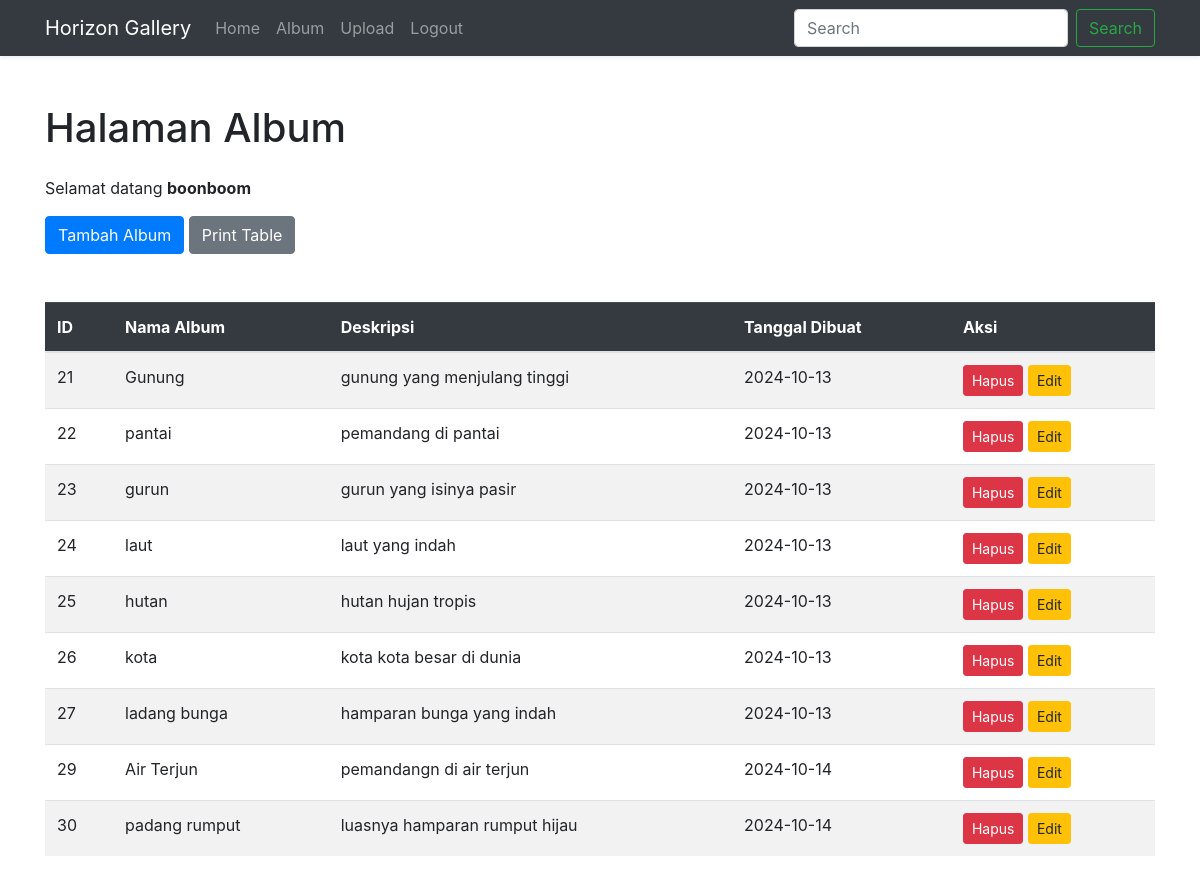
The page /album2.php (signed in) on the database its author committed.
### tables this page shows
CREATE TABLE `album` (
  `albumid` int(11) NOT NULL,
  `namaalbum` varchar(255) NOT NULL,
  `deskripsi` text NOT NULL,
  `tanggaldibuat` date NOT NULL,
  `userid` int(11) NOT NULL
);

### album2.php (the view, shortened to what this page needs)
<!DOCTYPE html>
<html lang="en">
<head>
    <link rel="stylesheet" href="https://stackpath.bootstrapcdn.com/bootstrap/4.5.2/css/bootstrap.min.css">
</head>
<body>
    <nav class="navbar navbar-expand-lg navbar-dark bg-dark shadow-sm">
        <div class="container">
            <a class="navbar-brand" href="home.php">Horizon Gallery</a>
            <div class="collapse navbar-collapse" id="navbarNav">
                <ul class="navbar-nav mr-auto">
                    <li class="nav-item">
                        <a class="nav-link" href="home.php">Home</a>
                    </li>
                    <li class="nav-item">
                        <a class="nav-link" href="<?php echo ($_SESSION['role'] === 'admin') ? 'album2.php' : 'album.php'; ?>">Album</a>
                    </li>
                    <li class="nav-item">
                        <a class="nav-link" href="<?php echo ($_SESSION['role'] === 'admin') ? 'foto2.php' : 'foto.php'; ?>">Upload</a>
                    </li>
                    <li class="nav-item">
                        <a class="nav-link" href="logout.php" onclick="return confirmLogout()">Logout</a>
                    </li>
                </ul>
                <form class="form-inline my-2 my-lg-0" method="POST" action="album2.php">
                    <input class="form-control mr-sm-2" type="search" name="keyword" placeholder="Search" aria-label="Search">
                    <button class="btn btn-outline-success my-2 my-sm-0" type="submit">Search</button>
                </form>
            </div>
        </div>
    </nav>
    <div class="container mt-5">
        <h1 class="mb-4">Halaman Album</h1>
        <p>Selamat datang <b><?= $_SESSION['namalengkap'] ?></b></p>
        <a href="plusalbum.php" class="btn btn-primary mb-4">Tambah Album</a>
        <button class="btn btn-secondary mb-4" onclick="window.print()">Print Table</button>
        <table class="table table-striped mt-4">
            <thead class="table-dark">
                <tr>
                    <th>ID</th>
                    <th>Nama Album</th>
                    <th>Deskripsi</th>
                    <th>Tanggal Dibuat</th>
                    <th>Aksi</th>
                </tr>
            </thead>
            <tbody>
                <?php
                include "koneksi.php";
                $keyword = "";
                if (!empty($keyword)) {
                    $sql = mysqli_query($conn, "SELECT * FROM album WHERE (namaalbum LIKE '%$keyword%' OR deskripsi LIKE '%$keyword%' OR albumid LIKE '%$keyword%')");
                } else {
                    $sql = mysqli_query($conn, "SELECT * FROM album");
                }
                while ($data = mysqli_fetch_array($sql)) {
                ?>
                    <tr>
                        <td><?= $data['albumid'] ?></td>
                        <td><?= $data['namaalbum'] ?></td>
                        <td><?= $data['deskripsi'] ?></td>
                        <td><?= $data['tanggaldibuat'] ?></td>
                        <td>
                            <a href="hapus_album2.php?albumid=<?= $data['albumid'] ?>"
                            class="btn btn-danger btn-sm"
                            onclick="return confirm('Apakah Anda yakin ingin menghapus album ini?')">Hapus</a>
                            <a href="edit_album.php?albumid=<?= $data['albumid'] ?>" class="btn btn-warning btn-sm">Edit</a>
                        </td>
                    </tr>
                <?php
                }
                ?>
            </tbody>
        </table>
    </div>
</body>
</html>

### rows shown on the page
album: albumid "21", namaalbum "Gunung", deskripsi "gunung yang menjulang tinggi", tanggaldibuat "2024-10-13"
album: albumid "22", namaalbum "pantai", deskripsi "pemandang di pantai", tanggaldibuat "2024-10-13"
album: albumid "23", namaalbum "gurun", deskripsi "gurun yang isinya pasir", tanggaldibuat "2024-10-13"
album: albumid "24", namaalbum "laut", deskripsi "laut yang indah", tanggaldibuat "2024-10-13"
album: albumid "25", namaalbum "hutan", deskripsi "hutan hujan tropis", tanggaldibuat "2024-10-13"
album: albumid "26", namaalbum "kota", deskripsi "kota kota besar di dunia", tanggaldibuat "2024-10-13"
album: albumid "27", namaalbum "ladang bunga", deskripsi "hamparan bunga yang indah", tanggaldibuat "2024-10-13"
album: albumid "29", namaalbum "Air Terjun", deskripsi "pemandangn di air terjun", tanggaldibuat "2024-10-14"
album: albumid "30", namaalbum "padang rumput", deskripsi "luasnya hamparan rumput hijau", tanggaldibuat "2024-10-14"

### other values the page prints
$_SESSION['namalengkap'] "boonboom"
